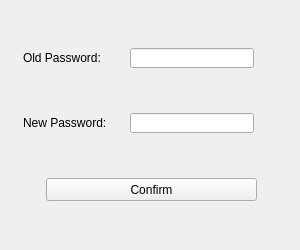
<?xml version="1.0" encoding="UTF-8"?>
<ui version="4.0">
 <class>changePasswordWindow</class>
 <widget class="QWidget" name="changePasswordWindow">
  <property name="geometry">
   <rect>
    <x>0</x>
    <y>0</y>
    <width>300</width>
    <height>250</height>
   </rect>
  </property>
  <property name="minimumSize">
   <size>
    <width>300</width>
    <height>250</height>
   </size>
  </property>
  <property name="maximumSize">
   <size>
    <width>300</width>
    <height>250</height>
   </size>
  </property>
  <property name="windowTitle">
   <string>Form</string>
  </property>
  <widget class="QLabel" name="label">
   <property name="geometry">
    <rect>
     <x>23</x>
     <y>48</y>
     <width>101</width>
     <height>20</height>
    </rect>
   </property>
   <property name="sizePolicy">
    <sizepolicy hsizetype="Preferred" vsizetype="Preferred">
     <horstretch>0</horstretch>
     <verstretch>0</verstretch>
    </sizepolicy>
   </property>
   <property name="text">
    <string>Old Password:</string>
   </property>
  </widget>
  <widget class="QLineEdit" name="oldPwLineEdit">
   <property name="geometry">
    <rect>
     <x>130</x>
     <y>48</y>
     <width>124</width>
     <height>20</height>
    </rect>
   </property>
  </widget>
  <widget class="QLabel" name="label_2">
   <property name="geometry">
    <rect>
     <x>23</x>
     <y>113</y>
     <width>101</width>
     <height>20</height>
    </rect>
   </property>
   <property name="text">
    <string>New Password:</string>
   </property>
  </widget>
  <widget class="QLineEdit" name="newPwLineEdit">
   <property name="geometry">
    <rect>
     <x>130</x>
     <y>113</y>
     <width>124</width>
     <height>20</height>
    </rect>
   </property>
  </widget>
  <widget class="QPushButton" name="confirmButton">
   <property name="geometry">
    <rect>
     <x>46</x>
     <y>178</y>
     <width>211</width>
     <height>23</height>
    </rect>
   </property>
   <property name="text">
    <string>Confirm</string>
   </property>
  </widget>
 </widget>
 <resources/>
 <connections/>
</ui>
